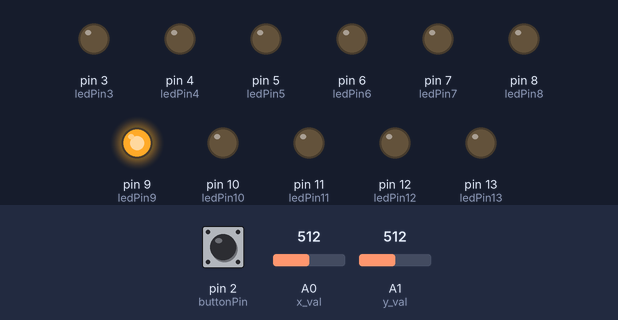
The sketch below on a simulated Arduino Uno, built with avr-gcc and run on an emulated ATmega328P. Shown: output pins drawn as LEDs (lit = HIGH). Dashed ring = blinking. The test bench sets the inputs (shaded band); at power-on: A0 (x_val) = 512, pin 2 (buttonPin) LOW, A1 (y_val) = 512. Random numbers use the default seed unless the sketch sets one.

Above: at 2.8 s.
2.9 s: A0 (x_val) set to 0
At 4.2 s:
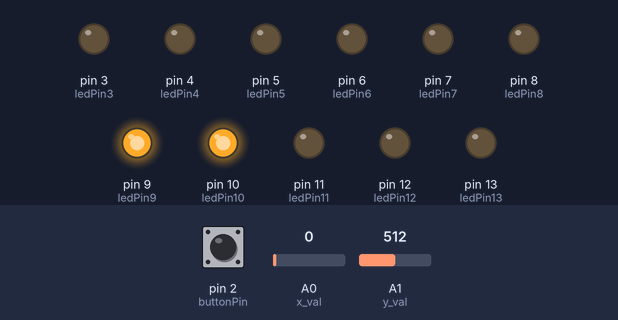
4.5 s: pin 2 (buttonPin) pulled HIGH for 0.2 s
At 5.28 s:
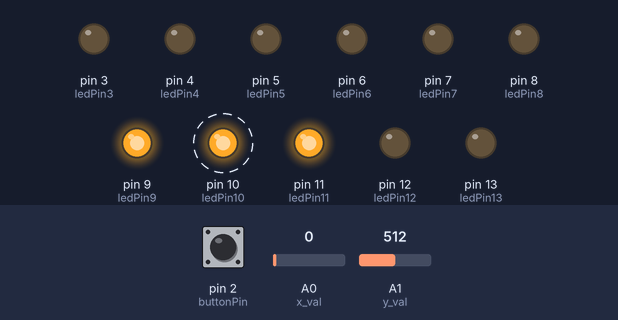
7.5 s: A1 (y_val) set to 0
At 7.98 s:
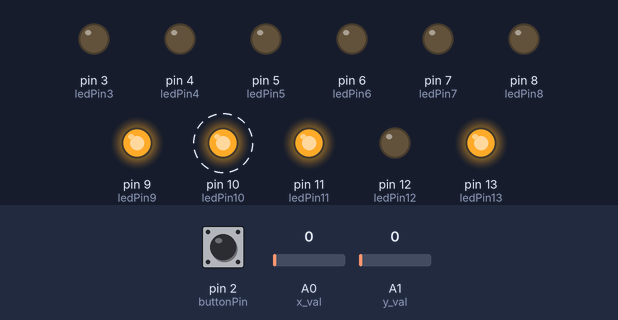
10.5 s: A1 (y_val) set to 1009
13.5 s: A1 (y_val) set to 1023
At 14.0 s:
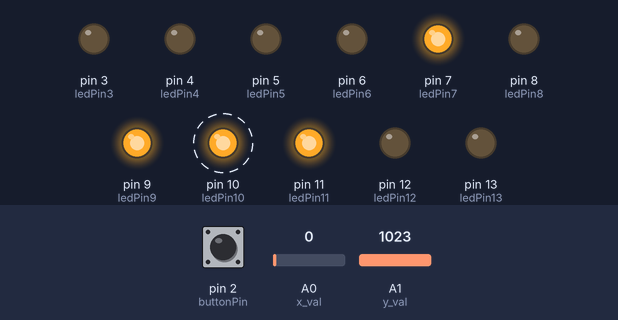
16.5 s: pin 2 (buttonPin) pulled HIGH for 1 s
At 17.25 s:
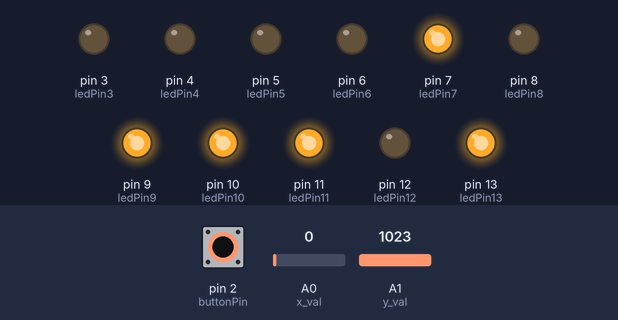
Timing chart, 0 to 20.7 s (numbered marks = the images above; inputs shaded):
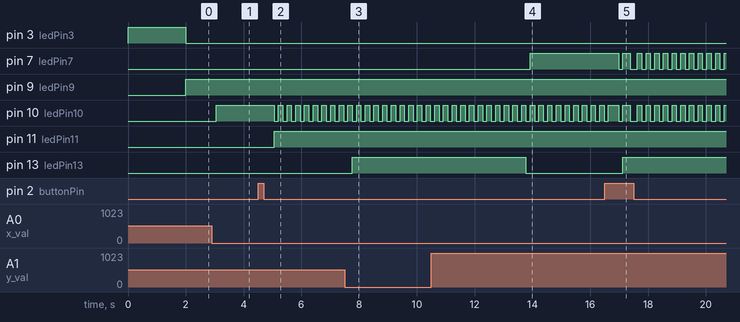

Measured:
- the behaviour switches between 1022 and 1023 on A1 (y_val) (found by bisection; images 3 and 4)
- after the input at 2.9 s, pin 10 (ledPin10): LOW → HIGH after 0.15 s
- after the input at 4.5 s, pin 10 (ledPin10): alternates HIGH for 0.15 s and LOW for 0.15 s, starting after 0.56 s; pin 11 (ledPin11): LOW → HIGH after 0.56 s
- after the input at 7.5 s, pin 13 (ledPin13): LOW → HIGH after 0.26 s
- after the input at 13.5 s, pin 7 (ledPin7): LOW → HIGH after 0.42 s; pin 13 (ledPin13): HIGH → LOW after 0.27 s
- after the input at 16.5 s, pin 7 (ledPin7): goes LOW 0.15 s, HIGH 0.25 s, LOW 0.25 s, 10 × (HIGH 0.15 s, LOW 0.15 s), then HIGH, starting after 0.48 s; pin 13 (ledPin13): LOW → HIGH after 0.63 s

The sketch:

TicTacToe.ino
```cpp
//LED instantiations
const int ledPin13 = 13;
const int ledPin12 = 12;
const int ledPin11 = 11;
const int ledPin10 = 10;
const int ledPin9 = 9;
const int ledPin8 = 8;
const int ledPin7 = 7;
const int ledPin6 = 6;
const int ledPin5 = 5;
const int ledPin4 = 4;
const int ledPin3 = 3;
int ledBlinkState = HIGH;
unsigned long prevMillis = 0;
const long blinkInterval = 50;

int ledPins[3][3] = {{13, 12, 11},  // holds layout of LEDs
                     {10, 9, 8 },
                     {7, 6, 5}};
int grid[3][3];                     // stores the state of the board
int selectedr = 1;                  // row position of the "cursor"
int selectedc = 1;                  // columb position of the "cursor"
int currTurn;                       // variable to store the current turn
                                    // (0 or 1 for x or y/blinky or solid)
int rounds = 0;                     // stores the current round of the game
                                    // (starting at round 1)
int presses = 0;                    // stores the amount of button presses
                                    // used for incrementing rounds at the right time
int whoFirst;                       // holds who goes first
                                    // 1 for human, 0 for computer

//Button instantiation
const int buttonPin = 2;
int buttonState = 0;

//Thumbstick instantiations
const int switch_pin = 1;
const int x_val = 0;
const int y_val = 1;

void setup() {
  //Initial setup for thumbstick
  pinMode(switch_pin, INPUT);
  digitalWrite(switch_pin, HIGH);
  Serial.begin(115200);

  //Setup for selection button
  pinMode(buttonPin,INPUT);
  //Setup for LED grid

  for(int i = 0; i < 3; i++){
    for( int j = 0; j < 3; j++){
      pinMode(ledPins[i][j], OUTPUT);
    }
  }

  pinMode(ledPin4, OUTPUT);
  pinMode(ledPin3, OUTPUT);
}

// function to pick who goes first
int pick(){
    int choice;
    randomSeed(analogRead(0));
    choice = random(2);
    return choice;
}// end function pick()

// utility function to flip a value
int flip(int x){
    if(x == 0)
        return 1;
    else
        return 0;
}// end function flip()

// utility function to copy the contents of one grid
// into another grid
void copyGrid(int grid[][3], int temp[][3]){
    for(int r = 0; r < 3; r++){
        for(int c = 0; c < 3; c++){
            temp[r][c] = grid[r][c];
        }
    }
}// end function copyGrid()

// utility function to check if someone won
int isWin(int grid[][3]){
    int value;
    if((grid[0][0] == 1 || grid[0][0] == 0) && grid[0][0] == grid[1][1] && grid[1][1] == grid [2][2])
        // check diagonal from top left to bottom right
        return grid[0][0];
    if((grid[0][0] == 1 || grid[0][0] == 0) && grid[0][2] == grid[1][1] && grid[1][1] == grid [2][0])
        // check diagonal from top right to bottom left
        return grid[0][2];
    for(int c = 0; c < 3; c++){
        // checks the vertical cases
        if(grid[0][c] != -1){
            value = grid[0][c];
            bool temp = true;
            for(int i = 1; i <= 2; i++){
                if(grid[i][c] != value)
                    temp = false;
                if(i == 2 && temp == true)
                    return grid[0][c];
                    // return who won
            }
        }
    }
    for(int r = 0; r < 3; r++){
        // checks the horizontal cases
        if(grid[r][0] != -1){
            value = grid[r][0];
            bool temp = true;
            for(int i = 1; i <= 2; i++){
                if(grid[r][i] != value)
                    temp = false;
                if(i == 2 && temp == true)
                    return grid[r][0];
                    // return who won
            }
        }
    }
    return -1;
    // return -1 if no one won
}// end function isWin()

// utility function to check if the game is over
bool isOver(int grid[][3]){
    if(isWin(grid) != -1)
        // if someone won
        return true;
        // the game is over
    bool over = true;
    // the game is over
    // unless an empty spot is found
    for(int r = 0; r < 3; r++){
        for(int c = 0; c < 3; c++){
            if(grid[r][c] == -1)
                over = false;
        }
    }
    return over;
}
// end function isOver()

// function to display the who won
// or if it was a tie
void results(int grid[][3]){
  if ( (isWin(grid) == 0 && whoFirst == 1) || (isWin(grid) == 1 && whoFirst == 0) ){
    // human won
    // light up and blink the human light
    digitalWrite(ledPin3, HIGH);
    // delay 5 seconds
    delay(3000);
    digitalWrite(ledPin3, LOW);
  }
  if ( (isWin(grid) == 0 && whoFirst == 0) || (isWin(grid) == 1 && whoFirst == 1) ){
    // computer won
    // light up and blink the computer light
    digitalWrite(ledPin4, HIGH);
    // delay 5 seconds
    delay(3000);
    digitalWrite(ledPin4, LOW);
  }
  if (isWin(grid) == -1){
    // draw
    // light up and blink the both lights
    digitalWrite(ledPin4, HIGH);
    digitalWrite(ledPin3, HIGH);
    // delay 5 seconds
    delay(3000);
    digitalWrite(ledPin4, LOW);
    digitalWrite(ledPin3, LOW);
  }
}// end function results()

// function to wipe the grid, and start a new game
void newGame( int grid[][3] ){
  for(int r = 0; r < 3; r++){
    for(int c = 0; c < 3; c++){
      grid[r][c] = -1;
      // fills grid with empty spots
    }
  }
  whoFirst = pick();
  // pick who goes first
  //If the player is first, light Green LED
  if(whoFirst == 1){
    digitalWrite(ledPin4, HIGH);
    delay(2000);
    digitalWrite(ledPin4, LOW);
  }
  //If the computer is first, light Red LED
  else if(whoFirst == 0){
    digitalWrite(ledPin3, HIGH);
    delay(2000);
    digitalWrite(ledPin3, LOW);
  }

  currTurn = 1;
  // set current turn to solid
  // (solid always goes first)
  // (blinky always goes second)
  rounds = 1;
  // set game to first round
  presses = 0;
  // refresh press counter
}
// end function newGame

// function that moves the "cursor"
void thumbMove(int x, int y){
  if(( 375 < x < 700) && (y == 0)){
    if(selectedr > 0){
      // if not in the top and the player moves up
      selectedr -= 1;
      // go up
    }
  }
  else if(( 375 < x < 700) && (y == 1023)){
    if(selectedr < 2){
      // if not in the bottom and the player moves down
      selectedr += 1;
      // go down
    }
  }
  // if not in the first column and the player moves to left
  else if((x == 0) && (375 < y < 700)){
    if(selectedc > 0){
      selectedc -= 1;
      // go left
    }
  }
  // if it's not in the first column and the player moves to left
  else if((x == 1023) && (375 < y < 511)){
     if(selectedc < 2){
      selectedc += 1;
      // go right
    }
  }
}// end function thumbMove

// puts the choice on the grid, and tracks turns
void makeChoice(int x,int r,int c){
  grid[r][c] = x;
  digitalWrite(ledPins[r][c], 125);
  currTurn = flip(currTurn);
  presses++;
  if(presses%2 == 0){
    rounds++;
  }
}// end function makeChoice


// function to play for the computer
// plays perfectly or near perfectly
// always wins or draws

// based on Collin Bardini's Tic Tac Toe
// and
// https://www.quora.com/Is-there-a-way-to-never-lose-at-Tic-Tac-Toe
void computer(int grid[][3], int turn, int moves){
    if(grid[1][1] == -1){
        // go for the middle if it's open
        makeChoice( turn, 1, 1);
        return;
    }
    else{
        int sub[3][3];
        copyGrid(grid, sub);
        // create a temporary grid and fill the board into it
        // this first part essentially searches for a winning move
        // and then takes it
        for(int r = 0; r < 3; r++){
            for(int c = 0; c < 3; c++){
                // go through each spot
                if(sub[r][c] == -1)
                    // if the spot in the copy is empty
                    sub[r][c] = turn;
                    // fill it
                if(isWin(sub) != -1){
                    // if someone won
                    makeChoice( turn, r, c );
                    // put that move into the actual board
                    return;
                }else{
                    copyGrid(grid, sub);
                    // copy the board into the copy again
                }
            }
        }
        copyGrid(grid, sub);
        // copy the current board into a temp
        // if the opponent is about to win,
        // block that move
        for(int r = 0; r < 3; r++){
            for(int c = 0; c < 3; c++){
                if(sub[r][c] == -1)
                    sub[r][c] = flip(turn);
                if(isWin(sub) != -1){
                    makeChoice( turn, r, c );
                    return;
                }else{
                    copyGrid(grid, sub);
                }
            }
        }
    }
    // should choose the opposite side of the opponent's move
    if(moves == 2 && turn == 1){
        int x, y;
        for(int r = 0; r < 3; r++){
            for(int c = 0; c < 3; c++){
                if(grid[r][c] == flip(turn)){
                    // find the first spot taken by the opponent
                    x = r;
                    y = c;
                }
            }
        }
        if(x == 0)
            // if opponent is in row 1, we will go in row 3
            x += 2;
        else if (x == 1)
            // if oppenent is in row 2, we will go in row 1
            x -= 1;
        else
            // if opponent is in row 3, we will go in row 1
            x -= 2;
        if(y == 0)
            y += 2;
        else if (y == 1)
            y -= 1;
        else
            y -= 2;
        if(grid[x][y] == -1){
            makeChoice( turn, x, y );
            return;
        }
    }
    if(moves == 1 && turn == 0){
        // if the computer is going second, go on the top right corner
        // if the middle isn't open
        if(grid[0][0] == -1){
            makeChoice( turn, 0, 0 );
            return;
        }
        // this should never be needed,
        // but just in case.
        else if(grid[0][2] == -1){
            makeChoice( turn, 0, 2 );
            return;
        }
    }

    if(moves == 2 && turn == 0){
        // if the computer is going second
        // then the second move must also be on the corner
        // or else it is easy for the human to win
        if(grid[0][0] == -1){
            makeChoice( turn, 0, 0 );
            return;
        }
        else if(grid[0][2] == -1){
            makeChoice( turn, 0, 2 );
            return;
        }
        else if(grid[2][2] == -1){
            makeChoice( turn, 2, 2 );
            return;
        }
        else{
            makeChoice( turn, 2, 0 );
            return;
        }
    }

    int count = 0;

    // count the empty spots
    for(int r = 0; r < 3; r++){
        for(int c = 0; c < 3; c++){
            if(grid[r][c] == -1){
                count++;
            }
        }
    }// finished counting


    int i = 0;
    // counter
    int posr[count];
    // row index
    int posc[count];
    // column index
     for(int r = 0; r < 3; r++){
        for(int c = 0; c < 3; c++){
            if(grid[r][c] == -1){
               posr[i] = r;
               // index of available rows
               posc[i] = c;
               // index of available columns
               i++;
            }
        }
    }
    // picks a random space from the index of available spots
    int choice;
    randomSeed(analogRead(0));
    choice = random(count);
    if(grid[posr[choice]][posc[choice]] == -1){
        makeChoice( turn, posr[choice], posc[choice] );
        // pick a random free space (makes sure it is in fact free)
        return;
    }
    // last option: pick the first empty spot
    for(int r = 0; r < 3; r++){
        for(int c = 0; c < 3; c++){
            if(grid[r][c] == -1){
                makeChoice( turn, r, c );
                return;
            }
        }
    }

}
// end ai function


// main loop
void loop() {
  unsigned long currentMillis = millis();
  // track the passing milliseconds
  if((currentMillis - prevMillis) >= blinkInterval){
    // use the passing milliseconds to turn the blinking lights on and off
    prevMillis = currentMillis;
    if(ledBlinkState == LOW){
      ledBlinkState = HIGH;
    }
    else{
      ledBlinkState = LOW;
    }
  }
  buttonState = digitalRead(buttonPin);
  // setup the button

  if(rounds == 0){
    // when the game is started up, call newGame
    newGame(grid);
  }

  // cursor light up
  digitalWrite(ledPins[selectedr][selectedc], HIGH);
  // control the non cursor lights
  for(int i = 0; i < 3; i++){
    for(int j = 0; j < 3; j++){
      if((i != selectedr || j != selectedc) && (grid[i][j] == -1)){
        digitalWrite(ledPins[i][j], LOW);
      }
      if(grid[i][j] == 0){
        digitalWrite(ledPins[i][j], ledBlinkState);
      }
    }
  }

  // thumbstick control
  thumbMove(analogRead(x_val), analogRead(y_val));
  delay(150);

  // if the computer went first and it's his turn
  if(whoFirst == 0 && currTurn == 1){
    // do the computer's turn
    computer(grid, currTurn, rounds);
  }
  else if(whoFirst == 0 && currTurn == 0 && buttonState == HIGH){
    // if the computer went first and he already went
    // wait for a button press then do the human turn
    delay(100);
    if (grid[selectedr][selectedc] == -1){
      makeChoice(currTurn, selectedr, selectedc);
      delay(100);
    }
  }

  // if the human went first and the button is pressed
  else if (buttonState == HIGH && whoFirst == 1){
    delay(100);
    // advances a round with human first
    if (grid[selectedr][selectedc] == -1){
      makeChoice(currTurn, selectedr, selectedc);
      delay(100);
    }
  }
  // if the human already went then do the computer turn
  else if(whoFirst == 1 && currTurn == 0){
    computer(grid, currTurn, rounds);
  }

// if the game is over,
// display the results (win/lose/draw)
// and start a new game.
  if (isOver(grid)){
    results( grid );
    delay(1000);
    newGame(grid);
  }
}
```
